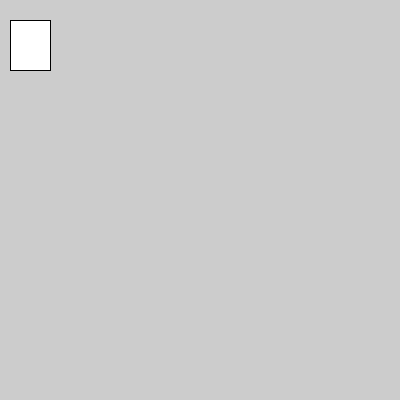
Frame 1 (no input)
Frame 60 (the mouse pressed at the canvas centre just before this capture): identical to frame 1, image omitted
Frame 120 (the mouse held since frame 60 and released just before this capture): identical to frame 1, image omitted

The Processing sketch that drew this single still picture (run headless with seeded random() and noise(); from frame 60 on, the mouse is pressed at the canvas centre):

// Processing sketch: h15_classes_niet_cool
// ── h15_classes_niet_cool.pde
class regirock
{
  float y;
  float x;
  float leng;
  float heig;
  regirock(float e, float r , float z, float p)
   {
   y = e;
   x = r;
   leng = z;
   heig = p;
   }
    void real(){
    rect(y,x,leng,heig);
    }
 
}
regirock rep = new regirock(10,20,40,50);

void setup()
{
 size(400,400);
 rep.real();
}

void draw()
{

}
